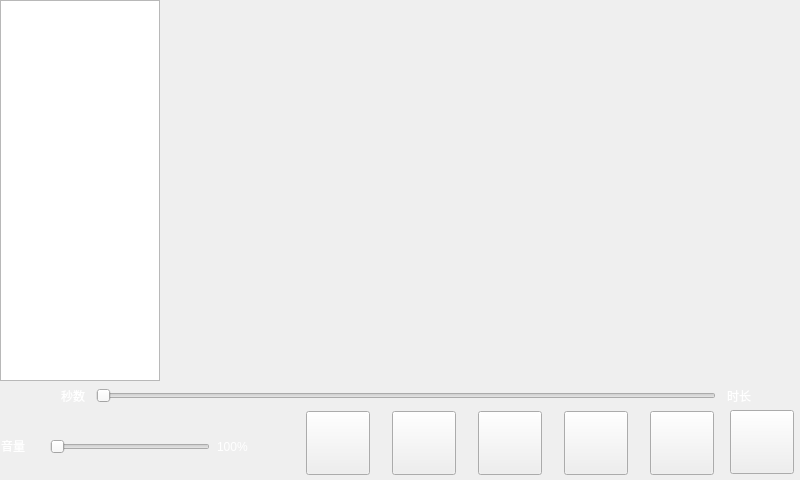
<?xml version="1.0" encoding="UTF-8"?>
<ui version="4.0">
 <class>Music</class>
 <widget class="QMainWindow" name="Music">
  <property name="geometry">
   <rect>
    <x>0</x>
    <y>0</y>
    <width>800</width>
    <height>480</height>
   </rect>
  </property>
  <property name="windowTitle">
   <string>MainWindow</string>
  </property>
  <property name="styleSheet">
   <string notr="true"/>
  </property>
  <widget class="QWidget" name="centralwidget">
   <widget class="QPushButton" name="pushButton">
    <property name="geometry">
     <rect>
      <x>730</x>
      <y>410</y>
      <width>64</width>
      <height>64</height>
     </rect>
    </property>
    <property name="styleSheet">
     <string notr="true">border-image: url(:/img/back.png);</string>
    </property>
    <property name="text">
     <string/>
    </property>
   </widget>
   <widget class="QWidget" name="layoutWidget">
    <property name="geometry">
     <rect>
      <x>290</x>
      <y>410</y>
      <width>441</width>
      <height>66</height>
     </rect>
    </property>
    <layout class="QHBoxLayout" name="horizontalLayout">
     <item>
      <widget class="QPushButton" name="pushButton_6">
       <property name="minimumSize">
        <size>
         <width>64</width>
         <height>64</height>
        </size>
       </property>
       <property name="maximumSize">
        <size>
         <width>64</width>
         <height>64</height>
        </size>
       </property>
       <property name="styleSheet">
        <string notr="true">border-image: url(:/img/fast-backward.png);</string>
       </property>
       <property name="text">
        <string/>
       </property>
      </widget>
     </item>
     <item>
      <widget class="QPushButton" name="pushButton_4">
       <property name="minimumSize">
        <size>
         <width>64</width>
         <height>64</height>
        </size>
       </property>
       <property name="maximumSize">
        <size>
         <width>64</width>
         <height>64</height>
        </size>
       </property>
       <property name="styleSheet">
        <string notr="true">border-image: url(:/img/skip-back.png);</string>
       </property>
       <property name="text">
        <string/>
       </property>
      </widget>
     </item>
     <item>
      <widget class="QPushButton" name="pushButton_2">
       <property name="minimumSize">
        <size>
         <width>64</width>
         <height>64</height>
        </size>
       </property>
       <property name="maximumSize">
        <size>
         <width>64</width>
         <height>64</height>
        </size>
       </property>
       <property name="styleSheet">
        <string notr="true">border-image: url(:/img/play.png);</string>
       </property>
       <property name="text">
        <string/>
       </property>
      </widget>
     </item>
     <item>
      <widget class="QPushButton" name="pushButton_3">
       <property name="minimumSize">
        <size>
         <width>64</width>
         <height>64</height>
        </size>
       </property>
       <property name="maximumSize">
        <size>
         <width>64</width>
         <height>64</height>
        </size>
       </property>
       <property name="styleSheet">
        <string notr="true">border-image: url(:/img/skip-forward.png);</string>
       </property>
       <property name="text">
        <string/>
       </property>
      </widget>
     </item>
     <item>
      <widget class="QPushButton" name="pushButton_5">
       <property name="minimumSize">
        <size>
         <width>64</width>
         <height>64</height>
        </size>
       </property>
       <property name="maximumSize">
        <size>
         <width>64</width>
         <height>64</height>
        </size>
       </property>
       <property name="styleSheet">
        <string notr="true">border-image: url(:/img/fast-forward.png);</string>
       </property>
       <property name="text">
        <string/>
       </property>
      </widget>
     </item>
    </layout>
   </widget>
   <widget class="QWidget" name="layoutWidget_2">
    <property name="geometry">
     <rect>
      <x>0</x>
      <y>380</y>
      <width>812</width>
      <height>31</height>
     </rect>
    </property>
    <layout class="QHBoxLayout" name="horizontalLayout_4">
     <item>
      <widget class="QLabel" name="label_current_pos">
       <property name="minimumSize">
        <size>
         <width>80</width>
         <height>0</height>
        </size>
       </property>
       <property name="maximumSize">
        <size>
         <width>80</width>
         <height>16777215</height>
        </size>
       </property>
       <property name="styleSheet">
        <string notr="true">color: rgb(255, 255, 255);</string>
       </property>
       <property name="text">
        <string>秒数</string>
       </property>
       <property name="alignment">
        <set>Qt::AlignRight|Qt::AlignTrailing|Qt::AlignVCenter</set>
       </property>
      </widget>
     </item>
     <item>
      <widget class="QSlider" name="horizontalSlider_3">
       <property name="minimumSize">
        <size>
         <width>620</width>
         <height>0</height>
        </size>
       </property>
       <property name="maximumSize">
        <size>
         <width>620</width>
         <height>16777215</height>
        </size>
       </property>
       <property name="orientation">
        <enum>Qt::Horizontal</enum>
       </property>
      </widget>
     </item>
     <item>
      <widget class="QLabel" name="label_total_length">
       <property name="minimumSize">
        <size>
         <width>80</width>
         <height>0</height>
        </size>
       </property>
       <property name="maximumSize">
        <size>
         <width>80</width>
         <height>16777215</height>
        </size>
       </property>
       <property name="styleSheet">
        <string notr="true">color: rgb(255, 255, 255);</string>
       </property>
       <property name="text">
        <string>时长</string>
       </property>
      </widget>
     </item>
    </layout>
   </widget>
   <widget class="QListWidget" name="listWidget">
    <property name="geometry">
     <rect>
      <x>0</x>
      <y>0</y>
      <width>160</width>
      <height>381</height>
     </rect>
    </property>
    <property name="minimumSize">
     <size>
      <width>160</width>
      <height>0</height>
     </size>
    </property>
    <property name="styleSheet">
     <string notr="true">color: rgb(255, 255, 255);</string>
    </property>
    <property name="currentRow">
     <number>-1</number>
    </property>
   </widget>
   <widget class="QWidget" name="layoutWidget_4">
    <property name="geometry">
     <rect>
      <x>0</x>
      <y>430</y>
      <width>281</width>
      <height>33</height>
     </rect>
    </property>
    <layout class="QHBoxLayout" name="horizontalLayout_3">
     <item>
      <widget class="QLabel" name="label">
       <property name="minimumSize">
        <size>
         <width>42</width>
         <height>0</height>
        </size>
       </property>
       <property name="maximumSize">
        <size>
         <width>42</width>
         <height>32</height>
        </size>
       </property>
       <property name="styleSheet">
        <string notr="true">color: rgb(255, 255, 255);</string>
       </property>
       <property name="text">
        <string>音量</string>
       </property>
      </widget>
     </item>
     <item>
      <widget class="QSlider" name="horizontalSlider">
       <property name="minimumSize">
        <size>
         <width>160</width>
         <height>0</height>
        </size>
       </property>
       <property name="maximumSize">
        <size>
         <width>160</width>
         <height>16777215</height>
        </size>
       </property>
       <property name="orientation">
        <enum>Qt::Horizontal</enum>
       </property>
      </widget>
     </item>
     <item>
      <widget class="QLabel" name="label_volume_percent">
       <property name="minimumSize">
        <size>
         <width>60</width>
         <height>0</height>
        </size>
       </property>
       <property name="maximumSize">
        <size>
         <width>60</width>
         <height>16777215</height>
        </size>
       </property>
       <property name="styleSheet">
        <string notr="true">color: rgb(255, 255, 255);</string>
       </property>
       <property name="text">
        <string>100%</string>
       </property>
      </widget>
     </item>
    </layout>
   </widget>
   <widget class="QLabel" name="label_lrc">
    <property name="geometry">
     <rect>
      <x>300</x>
      <y>140</y>
      <width>391</width>
      <height>51</height>
     </rect>
    </property>
    <property name="font">
     <font>
      <pointsize>12</pointsize>
     </font>
    </property>
    <property name="styleSheet">
     <string notr="true">color: rgb(255, 0, 0);</string>
    </property>
    <property name="text">
     <string/>
    </property>
    <property name="alignment">
     <set>Qt::AlignCenter</set>
    </property>
   </widget>
  </widget>
 </widget>
 <resources/>
 <connections/>
</ui>
